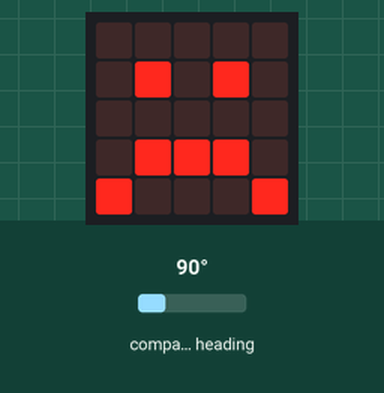
A program run on a simulated BBC micro:bit (MakeCode). Parts: the board's 5×5 LED display. Inputs (shaded band) come from the test bench; at power-on: compass heading 90°. The compass is already calibrated.

Above: at 1.2 s.
1.3 s: compass heading set to 269°
At 3.0 s:
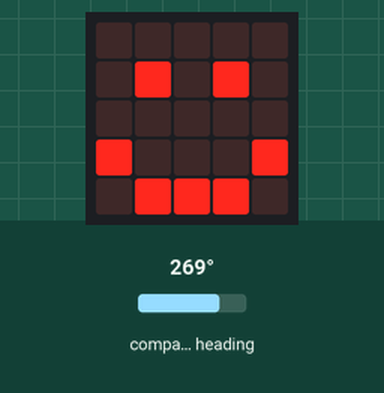
3.3 s: compass heading set to 140°
4.9 s: compass heading set to 130°
At 5.5 s:
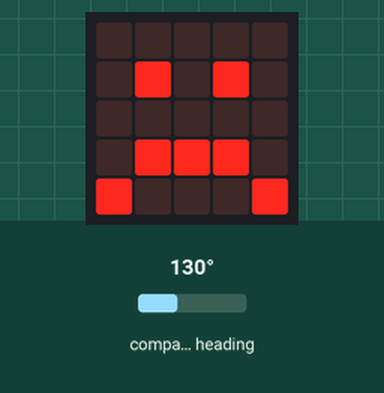
Timing chart, 0 to 7.9 s (numbered marks = the images above; inputs shaded):
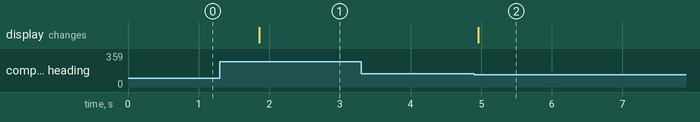

Measured:
- the behaviour switches between 135 and 134° on compass heading (found by bisection; images 1 and 2)
- after the input at 1.3 s, the display: changes after 0.56 s (image 1)
- after the input at 3.3 s, every drawn part: stays the same
- after the input at 4.9 s, the display: changes after 0.06 s (image 2)

The program:

main.ts
```typescript
let Håll = 0
let Hållbörjan = input.compassHeading()
let andrahållet = 0
basic.forever(function () {
    Håll = input.compassHeading()
})
basic.forever(function () {
    if (andrahållet == 0) {
        if (Hållbörjan + 135 < Hållbörjan + 225) {
            if (Håll > Hållbörjan + 135 && Håll < Hållbörjan + 225) {
                basic.showIcon(IconNames.Happy)
                andrahållet = 1
            } else {
                basic.showIcon(IconNames.Sad)
            }
            if (Hållbörjan + 135 > Hållbörjan + 225) {
                if (Håll < Hållbörjan + 135 && Håll > Hållbörjan + 225) {
                    basic.showIcon(IconNames.Asleep)
                    andrahållet = 0
                } else {
                    basic.showIcon(IconNames.Angry)
                }
            }
        }
    } else {
        if (Hållbörjan + 135 < Hållbörjan + 225) {
            if (Håll > Hållbörjan - 45 && Håll < Hållbörjan + 45) {
                basic.showIcon(IconNames.Sad)
                andrahållet = 0
            } else {
                basic.showIcon(IconNames.Happy)
            }
        }
        if (Hållbörjan + 135 > Hållbörjan + 225) {
            if (Håll < Hållbörjan - 45 && Håll > Hållbörjan + 45) {
                basic.showIcon(IconNames.Angry)
                andrahållet = 0
            } else {
                basic.showIcon(IconNames.Asleep)
            }
        }
    }
})
```

test.ts
```typescript
// här hamnar tester och detta kompileras inte när det här paketet används som ett tillägg.
```
